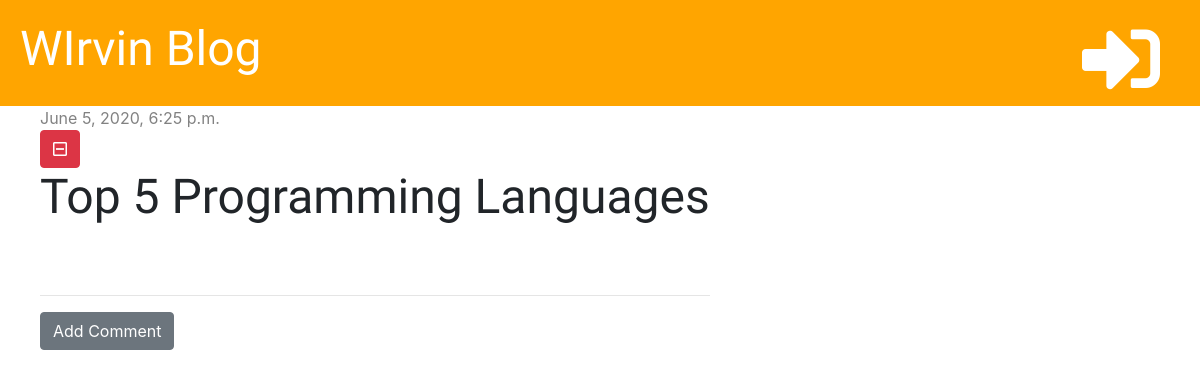
Page /post/2/ on the earlier database version.
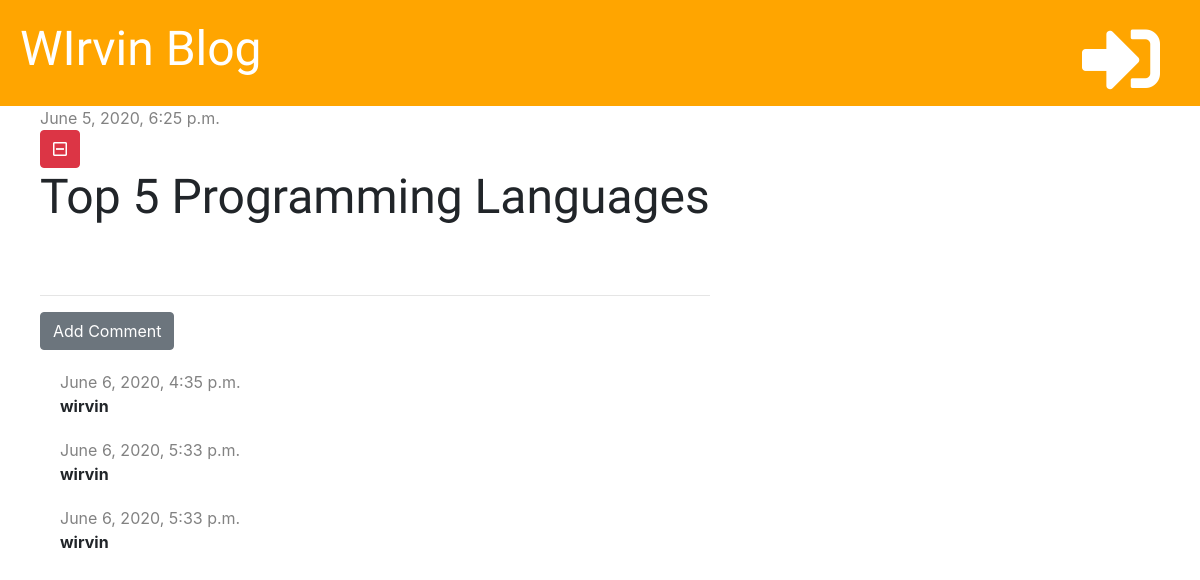
Same page on the later database version.
### blogpost/models.py (models this page shows, shortened)
class Comment(models.Model):
    post = models.ForeignKey('blogpost.Post', on_delete=models.CASCADE, related_name='comments')
    author = models.CharField(max_length=200)
    created_date = models.DateTimeField(default=timezone.now())
    text = models.TextField()
    approved = models.BooleanField(default=False)

### blogpost/views.py (the view)
# urls.py: path('post/<int:pk>/', views.post_detail, name='post_detail'),
def post_detail(request, pk):
    post = get_object_or_404(Post, pk=pk)
    stuff_for_front_end = {'post': post}
    return render(request, 'blog/post_detail.html', stuff_for_front_end)

### blogpost/templatetags/markdownify.py (called while the page is built)
@register.filter
def markdown(value):
    renderer = HighlightRenderer()
    markdown = mistune.Markdown(renderer=renderer)
    return markdown(value)

### blogpost/templates/blog/post_detail.html (shortened to what this page needs)
{% extends 'blog/base.html' %}
{% load markdownify %}
{% block content %}
    <div class="post">
        {% if post.published_date %}
        <div class="date">
            {{ post.published_date }}
        </div>
        {% else %}
        <a href="{% url 'post_publish' pk=post.pk %}" class="btn btn-primary">Publish</a>
        {% endif %}
        <a href="{% url 'delete_post' pk=post.pk %}" class="btn btn-danger"
           onclick="return confirm('Are you sure you want to delete this post?')"><i class="far fa-minus-square"></i></a>
        <h1>{{ post.title }}</h1>
    </div>
    <hr>
    <a href="{% url 'add_comment_to_post' pk=post.pk %}" class="btn btn-secondary">Add Comment</a>
    {% for comment in post.comments.all %}
        {% if user.is_authenticated or comment.approved %}
        <div class="comment">
            <div class="date">
                {{ comment.created_date }}
            </div>
            <p><strong>{{ comment.author }}</strong></p>
        </div>
        {% endif %}
    {% empty %}
    <p>No Comments Yet...</p>
    {% endfor %}
{% endblock %}

Differences in the rows shown:
now on this page (row edited): Comment: created_date "June 6, 2020, 4:35 p.m.", author "wirvin"
added Comment: created_date "June 6, 2020, 5:33 p.m.", author "wirvin"
added Comment: created_date "June 6, 2020, 5:33 p.m.", author "wirvin"
